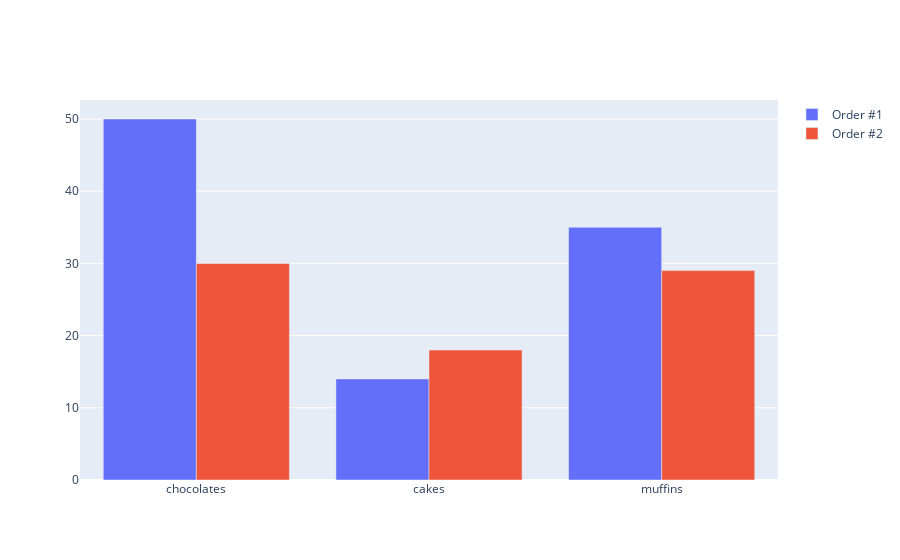

The notebook cell saved with this chart:
### Markdown cell above
#### Plot the graph
Hover over each of the bars to view the corresponding data. A legend is also automatically generated.

### Code cell
fig = go.Figure(data=data, 
                layout=layout)

offline.iplot(fig)

### Figure 1 — Plotly figure (JSON) as saved in the notebook; plotly's stock layout.template omitted (floating-point values rounded to 4 significant figures)
{"data": [{"name": "Order #1", "type": "bar", "x": ["chocolates", "cakes", "muffins"], "y": [50, 14, 35]}, {"name": "Order #2", "type": "bar", "x": ["chocolates", "cakes", "muffins"], "y": [30, 18, 29]}], "layout": {"barmode": "group"}}
